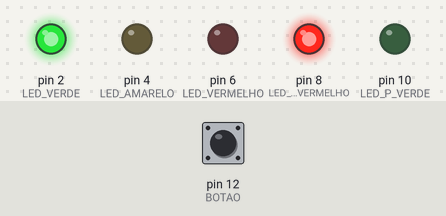
The sketch below on a simulated Arduino Uno, built with avr-gcc and run on an emulated ATmega328P. On the bench: output pins drawn as LEDs (lit = HIGH). Dashed ring = blinking. The inputs (shaded band) are chosen by the test bench; at power-on: pin 12 (BOTAO) HIGH.

Above: at 1.2 s.
1.3 s: pin 12 (BOTAO) pulled LOW for 0.15 s
At 9.7 s:
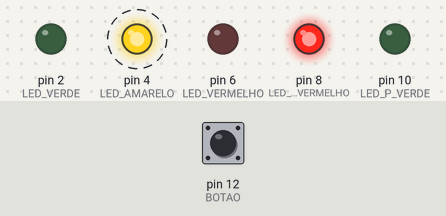
At 14.0 s:
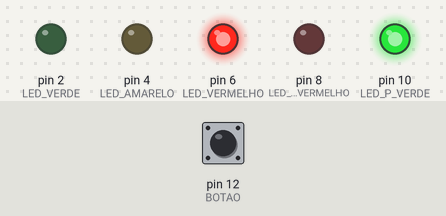
Timing chart, 0 to 19.4 s (numbered marks = the images above; inputs shaded):
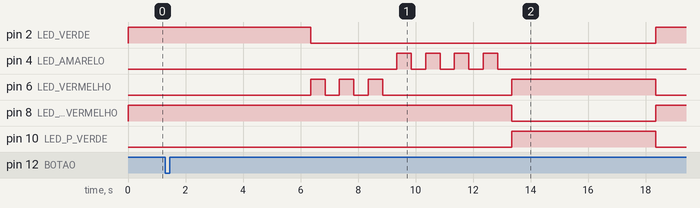

Measured:
- after the input at 1.3 s, pin 2 (LED_VERDE): HIGH → LOW after 5.1 s, → HIGH 12.0 s later; pin 4 (LED_AMARELO): alternates HIGH for 0.50 s and LOW for 0.50 s, 8 changes in all, then stays LOW, starting after 8.1 s

The sketch:

semaforo.ino
```cpp
#define LED_VERDE 2
#define LED_AMARELO 4
#define LED_VERMELHO 6

#define LED_P_VERDE 10
#define LED_P_VERMELHO 8

#define BOTAO 12

void setup()
{
  pinMode(LED_VERDE, OUTPUT);
  pinMode(LED_AMARELO, OUTPUT);
  pinMode(LED_VERMELHO, OUTPUT);
  pinMode(LED_P_VERMELHO, OUTPUT);
  pinMode(LED_P_VERDE, OUTPUT);

  pinMode(BOTAO, INPUT_PULLUP);
}

void loop()
{
  // Estado normal
  digitalWrite(LED_VERDE, HIGH);
  digitalWrite(LED_P_VERMELHO, HIGH);

  // Espera o botão ser pressionado
  if (digitalRead(BOTAO) == LOW)
  {
    delay(50); // debounce simples

    // Confirma se o botão continua pressionado
    if (digitalRead(BOTAO) == LOW)
    {
      // Mantém o verde dos carros durante 5 segundos
      delay(5000);

      // Apaga o verde
      digitalWrite(LED_VERDE, LOW);

      // Vermelho dos carros piscando
      for (int i = 0; i < 3; i++)
      {
        digitalWrite(LED_VERMELHO, HIGH);
        delay(500);
        digitalWrite(LED_VERMELHO, LOW);
        delay(500);
      }

      // Amarelo piscando
      for (int i = 0; i < 4; i++)
      {
        digitalWrite(LED_AMARELO, HIGH);
        delay(500);
        digitalWrite(LED_AMARELO, LOW);
        delay(500);
      }

      // Carros vermelho / pedestre verde
      digitalWrite(LED_VERMELHO, HIGH);
      digitalWrite(LED_P_VERDE, HIGH);
      digitalWrite(LED_P_VERMELHO, LOW);

      // Tempo para o pedestre atravessar
      delay(5000);

      // Finaliza a travessia
      digitalWrite(LED_P_VERDE, LOW);
      digitalWrite(LED_VERMELHO, LOW);
    }
  }
}
```
